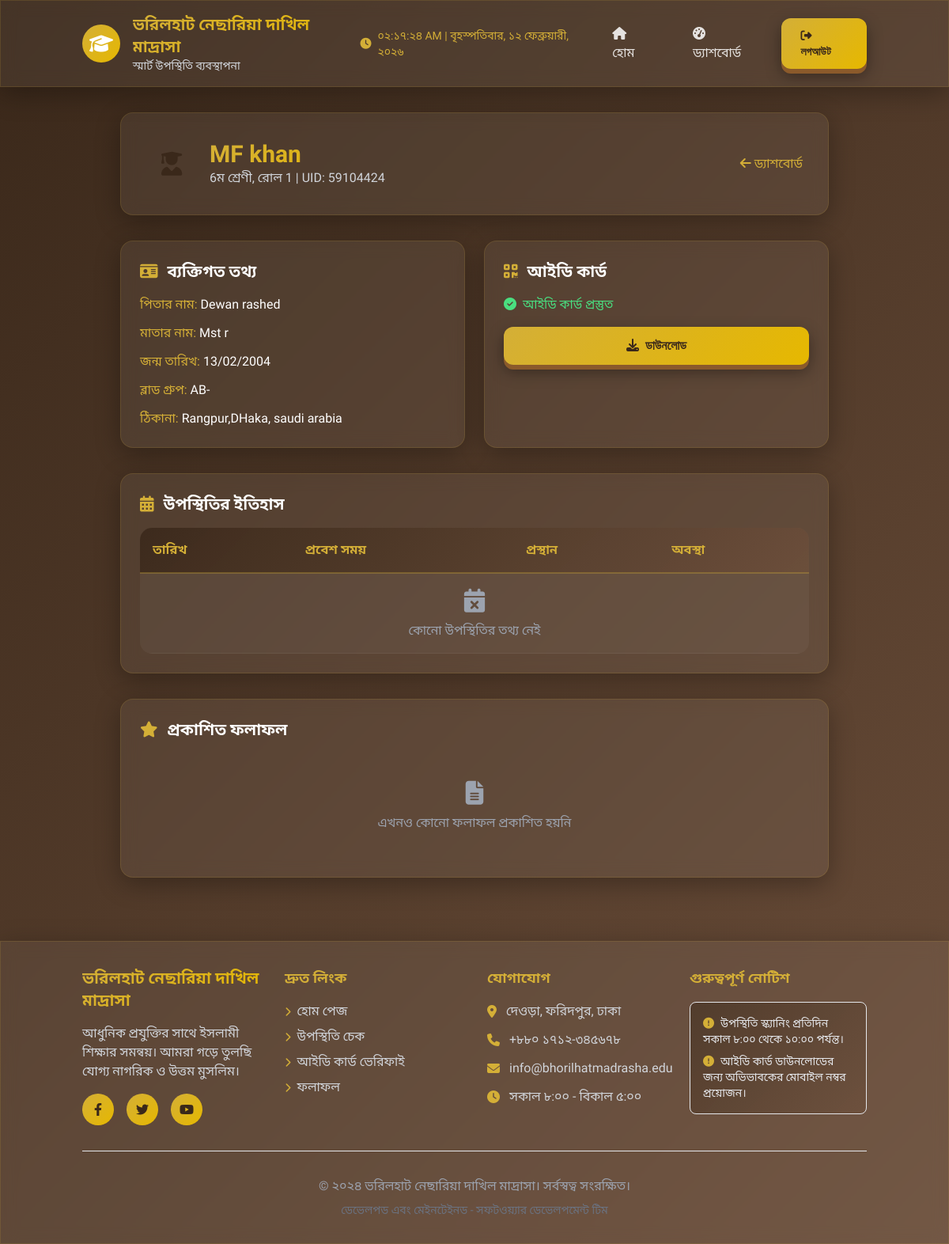
Screenshot of /parent/child/1 (signed in) with the database file from the repository.
### app.py (models this page shows)
class Student(db.Model):
    __tablename__ = 'students'
    id = db.Column(db.Integer, primary_key=True)
    uid = db.Column(db.String(8), unique=True, nullable=False, index=True)
    name = db.Column(db.String(100), nullable=False)
    class_level = db.Column(db.Integer, nullable=False)
    roll = db.Column(db.Integer, nullable=False)
    father_name = db.Column(db.String(100), nullable=False)
    father_phone = db.Column(db.String(15), nullable=False)
    mother_name = db.Column(db.String(100))
    mother_phone = db.Column(db.String(15))
    birth_date = db.Column(db.Date)
    blood_group = db.Column(db.String(5))
    address = db.Column(db.Text)
    photo_filename = db.Column(db.String(255))
    qr_token = db.Column(db.String(64), unique=True, nullable=False)
    qr_expiry = db.Column(db.DateTime, nullable=False)
    id_card_token = db.Column(db.String(32), unique=True)
    id_card_cvv = db.Column(db.String(4))
    is_active = db.Column(db.Boolean, default=True)
    created_at = db.Column(db.DateTime, default=datetime.utcnow)
    attendance_records = db.relationship('Attendance', backref='student', lazy=True)
    sms_logs = db.relationship('SMSLog', backref='student', lazy=True)
    results = db.relationship('Result', back_populates='student', lazy=True)
    parents = db.relationship('Parent', secondary='parent_student', back_populates='children')

### app.py (the view)
@app.route('/parent/child/<int:student_id>')
@parent_required
def parent_child_view(student_id):
    parent = Parent.query.get(session['parent_id'])
    student = Student.query.get_or_404(student_id)
    if student not in parent.children:
        flash('আপনি এই শিক্ষার্থীর তথ্য দেখতে অনুমোদিত নন', 'error')
        return redirect(url_for('parent_dashboard'))
    attendance = Attendance.query.filter_by(student_id=student.id).order_by(Attendance.date.desc()).all()
    results = Result.query.filter_by(student_id=student.id, published=True).order_by(Result.published_at.desc()).all()
    return render_template('parent_child_view.html',
                         student=student,
                         attendance=attendance,
                         results=results)

### app.py (called while the page is built)
def get_bangladesh_time():
    utc_now = datetime.now(timezone.utc)
    return utc_now.astimezone(bd_tz)

@app.context_processor
def utility_processor():
    now = get_bangladesh_time()
    return dict(
        get_bangladesh_time=get_bangladesh_time,
        now=now,
        bd_time=now
    )

def parent_required(f):
    @wraps(f)
    def decorated_function(*args, **kwargs):
        if 'parent_id' not in session:
            flash('অভিভাবক হিসেবে লগইন করুন', 'error')
            return redirect(url_for('parent_login'))
        return f(*args, **kwargs)
    return decorated_function

@app.before_request
def before_request():
    session['bd_time'] = get_bangladesh_time().isoformat()

### templates/parent_child_view.html (shortened to what this page needs)
{% extends "base.html" %}
{% block content %}
<div class="container mx-auto px-4 py-8">
    <div class="max-w-4xl mx-auto">
        <div class="glass-morphism rounded-2xl p-8 mb-8">
            <div class="flex items-center justify-between">
                <div class="flex items-center space-x-4">
                    <div class="w-16 h-16 rounded-full bg-gradient-to-r from-gold to-warmOrange flex items-center justify-center">
                        <i class="fas fa-user-graduate text-3xl text-royal"></i>
                    </div>
                    <div>
                        <h1 class="text-3xl font-bold gradient-text">{{ student.name }}</h1>
                        <p class="text-gray-300">{{ student.class_level }}ম শ্রেণী, রোল {{ student.roll }} | UID: {{ student.uid }}</p>
                    </div>
                </div>
                <a href="{{ url_for('parent_dashboard') }}" class="text-gold hover:underline">
                    <i class="fas fa-arrow-left mr-1"></i>ড্যাশবোর্ড
                </a>
            </div>
        </div>
        <div class="grid md:grid-cols-2 gap-6 mb-8">
            <div class="glass-morphism rounded-2xl p-6">
                <h2 class="text-xl font-bold mb-4 flex items-center">
                    <i class="fas fa-id-card text-gold mr-3"></i>ব্যক্তিগত তথ্য
                </h2>
                <div class="space-y-3">
                    <p><span class="text-gold">পিতার নাম:</span> {{ student.father_name }}</p>
                    <p><span class="text-gold">মাতার নাম:</span> {{ student.mother_name or '—' }}</p>
                    <p><span class="text-gold">জন্ম তারিখ:</span> {{ student.birth_date.strftime('%d/%m/%Y') if student.birth_date else '—' }}</p>
                    <p><span class="text-gold">ব্লাড গ্রুপ:</span> {{ student.blood_group or '—' }}</p>
                    <p><span class="text-gold">ঠিকানা:</span> {{ student.address or '—' }}</p>
                </div>
            </div>
            <div class="glass-morphism rounded-2xl p-6">
                <h2 class="text-xl font-bold mb-4 flex items-center">
                    <i class="fas fa-qrcode text-gold mr-3"></i>আইডি কার্ড
                </h2>
                {% if student.id_card_token %}
                <div class="space-y-4">
                    <p class="text-green-400">
                        <i class="fas fa-check-circle mr-2"></i>আইডি কার্ড প্রস্তুত
                    </p>
                    <a href="{{ url_for('download_id_card', token=student.id_card_token) }}"
                       class="btn-3d w-full inline-block text-center">
                        <i class="fas fa-download mr-2"></i>ডাউনলোড
                    </a>
                </div>
                {% else %}
                <p class="text-gray-400">এখনও আইডি কার্ড জেনারেট করা হয়নি।</p>
                {% endif %}
            </div>
        </div>
        <div class="glass-morphism rounded-2xl p-6 mb-8">
            <h2 class="text-xl font-bold mb-4 flex items-center">
                <i class="fas fa-calendar-alt text-gold mr-3"></i>উপস্থিতির ইতিহাস
            </h2>
            <div class="overflow-x-auto">
                <table class="glass-table w-full">
                    <thead>
                        <tr>
                            <th>তারিখ</th>
                            <th>প্রবেশ সময়</th>
                            <th>প্রস্থান</th>
                            <th>অবস্থা</th>
                        </tr>
                    </thead>
                    <tbody>
                        {% for att in attendance %}
                        <tr>
                            <td>{{ att.date.strftime('%d/%m/%Y') }}</td>
                            <td>{{ att.check_in_time.strftime('%I:%M %p') }}</td>
                            <td>{{ att.check_out_time.strftime('%I:%M %p') if att.check_out_time else '—' }}</td>
                            <td>
                                <span class="px-2 py-1 bg-green-500/20 text-green-400 rounded-full text-xs">উপস্থিত</span>
                            </td>
                        </tr>
                        {% else %}
                        <tr>
                            <td colspan="4" class="text-center py-8 text-gray-400">
                                <i class="fas fa-calendar-times text-3xl mb-2"></i><br>
                                কোনো উপস্থিতির তথ্য নেই
                            </td>
                        </tr>
                        {% endfor %}
                    </tbody>
                </table>
            </div>
        </div>
        <div class="glass-morphism rounded-2xl p-6">
            <h2 class="text-xl font-bold mb-4 flex items-center">
                <i class="fas fa-star text-gold mr-3"></i>প্রকাশিত ফলাফল
            </h2>
            <div class="grid md:grid-cols-2 gap-4">
                {% for res in results %}
                <div class="bg-royal/30 rounded-lg p-4">
                    <div class="flex justify-between items-start">
                        <div>
                            <h3 class="font-bold">{{ res.exam.name }} {{ res.exam.year }}</h3>
                            <p class="text-sm text-gray-400">প্রকাশিত: {{ res.published_at.strftime('%d/%m/%Y') }}</p>
                        </div>
                        <span class="px-3 py-1 bg-gold/20 text-gold rounded-full text-sm">{{ res.grade }}</span>
                    </div>
                    <div class="mt-3 flex justify-between">
                        <span>প্রাপ্ত নম্বর: {{ "%.0f"|format(res.obtained_marks) }}/{{ res.total_marks }}</span>
                        <span>শতাংশ: {{ "%.1f"|format(res.percentage) }}%</span>
                    </div>
                    <a href="{{ url_for('view_marksheet', token=res.download_token) }}"
                       class="mt-3 inline-block text-gold text-sm hover:underline">
                        <i class="fas fa-download mr-1"></i>মার্কশিট
                    </a>
                </div>
                {% else %}
                <div class="col-span-2 text-center py-8 text-gray-400">
                    <i class="fas fa-file-alt text-3xl mb-2"></i><br>
                    এখনও কোনো ফলাফল প্রকাশিত হয়নি
                </div>
                {% endfor %}
            </div>
        </div>
    </div>
</div>
{% endblock %}

### templates/base.html (style rules this page uses)
* { margin: 0; padding: 0; box-sizing: border-box; }
body { font-family: 'Kalpurush', 'Noto Sans Bengali', 'Segoe UI', sans-serif; background: linear-gradient(135deg, #3A281A 0%, #6B4E3A 100%); min-height: 100vh; color: #fff; direction: ltr; }
.text-royal { color: #3A281A; }
.text-gold { color: #D4AF37; }
.glass-morphism { background: rgba(255, 255, 255, 0.06); backdrop-filter: blur(10px); border: 1px solid rgba(212, 175, 55, 0.15); box-shadow: 0 8px 32px rgba(0, 0, 0, 0.3); }
.btn-3d { background: linear-gradient(135deg, #D4AF37 0%, #E6B800 100%); border: none; border-radius: 12px; padding: 12px 24px; color: #3A281A; font-weight: bold; font-size: 16px; cursor: pointer; transition: all 0.3s ease; box-shadow: 0 6px 0 #8B5A2B, 0 8px 20px rgba(0, 0, 0, 0.4); position: relative; top: 0; font-family: 'Kalpurush', sans-serif; }
.gradient-text { background: linear-gradient(135deg, #D4AF37 0%, #E6B800 100%); -webkit-background-clip: text; -webkit-text-fill-color: transparent; background-clip: text; }
.glass-table { background: rgba(255, 255, 255, 0.04); border-radius: 15px; overflow: hidden; }
.glass-table thead { background: linear-gradient(135deg, rgba(58,40,26,0.9), rgba(107,78,58,0.9)); }
.glass-table th { padding: 16px; text-align: left; font-weight: 600; color: #D4AF37; border-bottom: 2px solid rgba(212, 175, 55, 0.3); }
.glass-table td { padding: 16px; border-bottom: 1px solid rgba(255, 255, 255, 0.05); }

### rows the page displays
Student: name "MF khan", class_level "6", roll "1", uid "59104424", father_name "Dewan rashed", mother_name "Mst r", birth_date "13/02/2004", blood_group "AB-", address "Rangpur,DHaka, saudi arabia"
